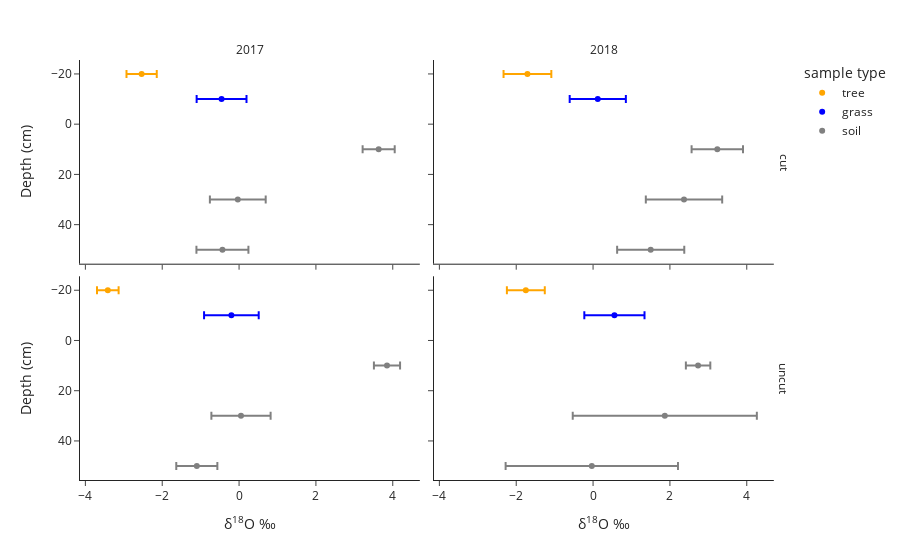

Write notebook code for a chart like this one.
### Code cell
# create dataframe with mean and standard error for d18O isotopes for plotting
df_d18O = df.groupby(['Year', 'Type_2', 'Treatment', 'Depth'], as_index = False)['d18O'].agg([np.mean, ss.sem]).reset_index()

# plot d18O across soil depths
fig_d18O = px.scatter(df_d18O, x = 'mean', y = 'Depth', color = 'Type_2', error_x = 'sem',
                    facet_col = 'Year', facet_row = 'Treatment',
                    template = 'simple_white',
                    color_discrete_sequence = ["orange", "blue", "gray"],
                    category_orders = {"Type_2": ['tree', 'grass', 'soil']})
fig_d18O.update_xaxes(title_text = '\u03B4<sup>18</sup>O \u2030', row=1)
fig_d18O.update_yaxes(title_text = 'Depth (cm)', col = 1, autorange = 'reversed')
fig_d18O.update_layout(legend_title_text = 'sample type')
fig_d18O.for_each_annotation(lambda a: a.update(text = a.text.split("=")[-1]))
fig_d18O.show()

### Figure 1 — Plotly figure (JSON) as saved in the notebook; plotly's stock layout.template omitted (floating-point values rounded to 4 significant figures)
{"data": [{"error_x": {"array": [0.3939]}, "hoverlabel": {"namelength": 0}, "hovertemplate": "Type_2=tree<br>Treatment=cut<br>Year=2017<br>mean=%{x}<br>Depth=%{y}", "legendgroup": "tree", "marker": {"color": "orange", "symbol": "circle"}, "mode": "markers", "name": "tree", "showlegend": true, "type": "scatter", "x": [-2.536], "xaxis": "x3", "y": [-20], "yaxis": "y3"}, {"error_x": {"array": [0.6218]}, "hoverlabel": {"namelength": 0}, "hovertemplate": "Type_2=tree<br>Treatment=cut<br>Year=2018<br>mean=%{x}<br>Depth=%{y}", "legendgroup": "tree", "marker": {"color": "orange", "symbol": "circle"}, "mode": "markers", "name": "tree", "showlegend": false, "type": "scatter", "x": [-1.708], "xaxis": "x4", "y": [-20], "yaxis": "y4"}, {"error_x": {"array": [0.2815]}, "hoverlabel": {"namelength": 0}, "hovertemplate": "Type_2=tree<br>Treatment=uncut<br>Year=2017<br>mean=%{x}<br>Depth=%{y}", "legendgroup": "tree", "marker": {"color": "orange", "symbol": "circle"}, "mode": "markers", "name": "tree", "showlegend": false, "type": "scatter", "x": [-3.417], "xaxis": "x", "y": [-20], "yaxis": "y"}, {"error_x": {"array": [0.4932]}, "hoverlabel": {"namelength": 0}, "hovertemplate": "Type_2=tree<br>Treatment=uncut<br>Year=2018<br>mean=%{x}<br>Depth=%{y}", "legendgroup": "tree", "marker": {"color": "orange", "symbol": "circle"}, "mode": "markers", "name": "tree", "showlegend": false, "type": "scatter", "x": [-1.75], "xaxis": "x2", "y": [-20], "yaxis": "y2"}, {"error_x": {"array": [0.649]}, "hoverlabel": {"namelength": 0}, "hovertemplate": "Type_2=grass<br>Treatment=cut<br>Year=2017<br>mean=%{x}<br>Depth=%{y}", "legendgroup": "grass", "marker": {"color": "blue", "symbol": "circle"}, "mode": "markers", "name": "grass", "showlegend": true, "type": "scatter", "x": [-0.4556], "xaxis": "x3", "y": [-10], "yaxis": "y3"}, {"error_x": {"array": [0.7312]}, "hoverlabel": {"namelength": 0}, "hovertemplate": "Type_2=grass<br>Treatment=cut<br>Year=2018<br>mean=%{x}<br>Depth=%{y}", "legendgroup": "grass", "marker": {"color": "blue", "symbol": "circle"}, "mode": "markers", "name": "grass", "showlegend": false, "type": "scatter", "x": [0.1222], "xaxis": "x4", "y": [-10], "yaxis": "y4"}, {"error_x": {"array": [0.7111]}, "hoverlabel": {"namelength": 0}, "hovertemplate": "Type_2=grass<br>Treatment=uncut<br>Year=2017<br>mean=%{x}<br>Depth=%{y}", "legendgroup": "grass", "marker": {"color": "blue", "symbol": "circle"}, "mode": "markers", "name": "grass", "showlegend": false, "type": "scatter", "x": [-0.2], "xaxis": "x", "y": [-10], "yaxis": "y"}, {"error_x": {"array": [0.7834]}, "hoverlabel": {"namelength": 0}, "hovertemplate": "Type_2=grass<br>Treatment=uncut<br>Year=2018<br>mean=%{x}<br>Depth=%{y}", "legendgroup": "grass", "marker": {"color": "blue", "symbol": "circle"}, "mode": "markers", "name": "grass", "showlegend": false, "type": "scatter", "x": [0.5556], "xaxis": "x2", "y": [-10], "yaxis": "y2"}, {"error_x": {"array": [0.4177, 0.7265, 0.6766]}, "hoverlabel": {"namelength": 0}, "hovertemplate": "Type_2=soil<br>Treatment=cut<br>Year=2017<br>mean=%{x}<br>Depth=%{y}", "legendgroup": "soil", "marker": {"color": "gray", "symbol": "circle"}, "mode": "markers", "name": "soil", "showlegend": true, "type": "scatter", "x": [3.633, -0.03333, -0.4333], "xaxis": "x3", "y": [10, 30, 50], "yaxis": "y3"}, {"error_x": {"array": [0.6692, 0.9939, 0.8737]}, "hoverlabel": {"namelength": 0}, "hovertemplate": "Type_2=soil<br>Treatment=cut<br>Year=2018<br>mean=%{x}<br>Depth=%{y}", "legendgroup": "soil", "marker": {"color": "gray", "symbol": "circle"}, "mode": "markers", "name": "soil", "showlegend": false, "type": "scatter", "x": [3.233, 2.367, 1.5], "xaxis": "x4", "y": [10, 30, 50], "yaxis": "y4"}, {"error_x": {"array": [0.3403, 0.7708, 0.5348]}, "hoverlabel": {"namelength": 0}, "hovertemplate": "Type_2=soil<br>Treatment=uncut<br>Year=2017<br>mean=%{x}<br>Depth=%{y}", "legendgroup": "soil", "marker": {"color": "gray", "symbol": "circle"}, "mode": "markers", "name": "soil", "showlegend": false, "type": "scatter", "x": [3.85, 0.05, -1.1], "xaxis": "x", "y": [10, 30, 50], "yaxis": "y"}, {"error_x": {"array": [0.318, 2.396, 2.243]}, "hoverlabel": {"namelength": 0}, "hovertemplate": "Type_2=soil<br>Treatment=uncut<br>Year=2018<br>mean=%{x}<br>Depth=%{y}", "legendgroup": "soil", "marker": {"color": "gray", "symbol": "circle"}, "mode": "markers", "name": "soil", "showlegend": false, "type": "scatter", "x": [2.733, 1.867, -0.03333], "xaxis": "x2", "y": [10, 30, 50], "yaxis": "y2"}], "layout": {"annotations": [{"font": {}, "showarrow": false, "text": "2017", "x": 0.24, "xanchor": "center", "xref": "paper", "y": 1, "yanchor": "bottom", "yref": "paper"}, {"font": {}, "showarrow": false, "text": "2018", "x": 0.74, "xanchor": "center", "xref": "paper", "y": 1, "yanchor": "bottom", "yref": "paper"}, {"font": {}, "showarrow": false, "text": "uncut", "textangle": 90, "x": 0.98, "xanchor": "left", "xref": "paper", "y": 0.2425, "yanchor": "middle", "yref": "paper"}, {"font": {}, "showarrow": false, "text": "cut", "textangle": 90, "x": 0.98, "xanchor": "left", "xref": "paper", "y": 0.7575, "yanchor": "middle", "yref": "paper"}], "autosize": true, "legend": {"title": {"text": "sample type"}, "tracegroupgap": 0}, "margin": {"t": 60}, "xaxis": {"anchor": "y", "autorange": true, "domain": [0, 0.48], "range": [-4.136, 4.629], "title": {"text": "δ<sup>18</sup>O ‰"}, "type": "linear"}, "xaxis2": {"anchor": "y2", "autorange": true, "domain": [0.5, 0.98], "matches": "x", "range": [-4.136, 4.629], "title": {"text": "δ<sup>18</sup>O ‰"}, "type": "linear"}, "xaxis3": {"anchor": "y3", "autorange": true, "domain": [0, 0.48], "matches": "x", "range": [-4.136, 4.629], "showticklabels": false, "type": "linear"}, "xaxis4": {"anchor": "y4", "autorange": true, "domain": [0.5, 0.98], "matches": "x", "range": [-4.136, 4.629], "showticklabels": false, "type": "linear"}, "yaxis": {"anchor": "x", "autorange": true, "domain": [0, 0.485], "range": [56.17, -26.17], "title": {"text": "Depth (cm)"}, "type": "linear"}, "yaxis2": {"anchor": "x2", "autorange": true, "domain": [0, 0.485], "matches": "y", "range": [56.17, -26.17], "showticklabels": false, "type": "linear"}, "yaxis3": {"anchor": "x3", "autorange": true, "domain": [0.515, 1], "matches": "y", "range": [56.17, -26.17], "title": {"text": "Depth (cm)"}, "type": "linear"}, "yaxis4": {"anchor": "x4", "autorange": true, "domain": [0.515, 1], "matches": "y", "range": [56.17, -26.17], "showticklabels": false, "type": "linear"}}}
